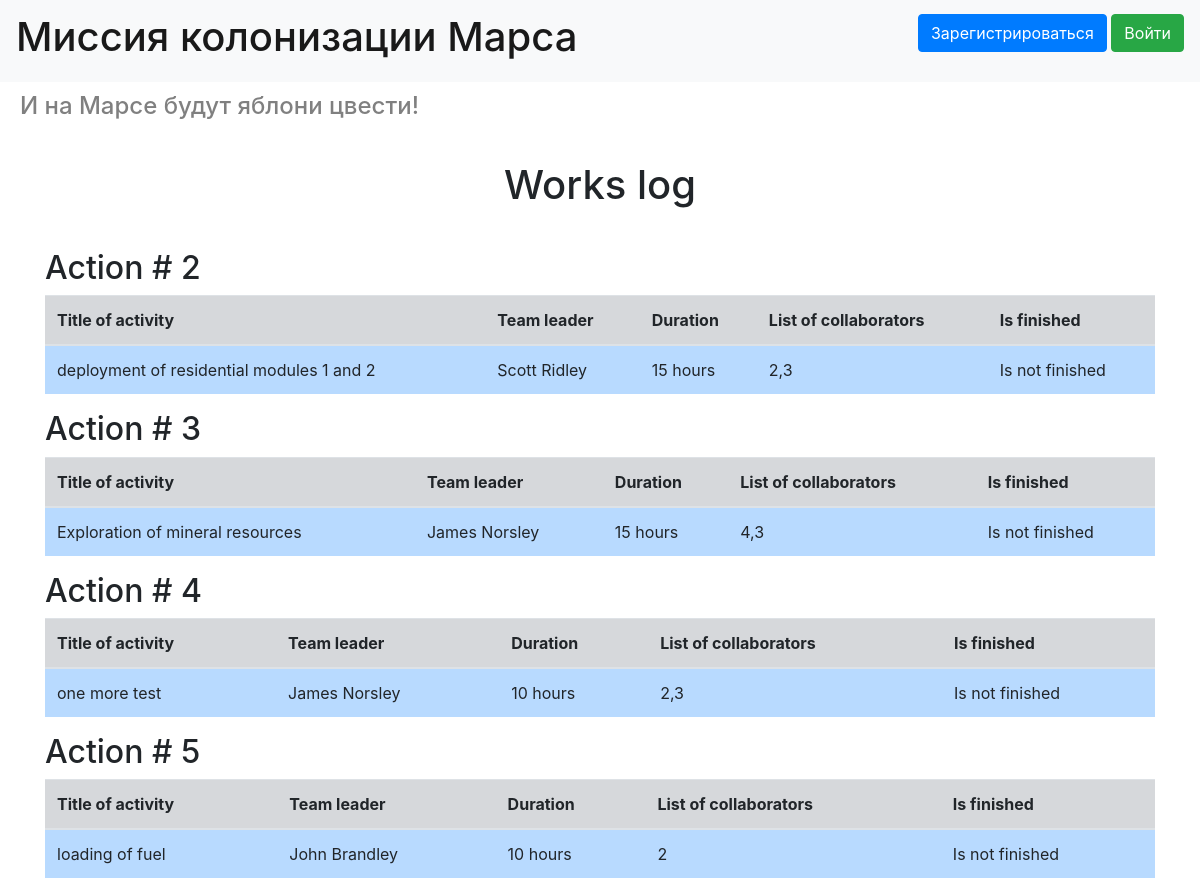
The page / on the database its author committed.
### data/jobs.py (models this page shows, shortened)
class Jobs(SqlAlchemyBase):
    __tablename__ = 'jobs'
    id = sqlalchemy.Column(sqlalchemy.Integer, primary_key=True, autoincrement=True)
    team_leader = sqlalchemy.Column(sqlalchemy.Integer, sqlalchemy.ForeignKey('users.id'))
    job = sqlalchemy.Column(sqlalchemy.String, nullable=True)
    work_size = sqlalchemy.Column(sqlalchemy.Integer, nullable=True)
    collaborators = sqlalchemy.Column(sqlalchemy.String, nullable=True)
    start_date = sqlalchemy.Column(sqlalchemy.String, nullable=True)
    end_date = sqlalchemy.Column(sqlalchemy.String, nullable=True)
    is_finished = sqlalchemy.Column(sqlalchemy.Boolean, nullable=True, default=False)
    user = orm.relationship("User")

### data/users.py (models this page shows, shortened)
class User(SqlAlchemyBase, UserMixin):
    __tablename__ = 'users'
    id = sqlalchemy.Column(sqlalchemy.Integer, primary_key=True, autoincrement=True)
    name = sqlalchemy.Column(sqlalchemy.String, nullable=True)
    surname = sqlalchemy.Column(sqlalchemy.String, nullable=True)
    age = sqlalchemy.Column(sqlalchemy.Integer, nullable=True)
    position = sqlalchemy.Column(sqlalchemy.String, nullable=True)
    speciality = sqlalchemy.Column(sqlalchemy.String, nullable=True)
    address = sqlalchemy.Column(sqlalchemy.String, nullable=True)
    email = sqlalchemy.Column(sqlalchemy.String, index=True, unique=True, nullable=False)
    hashed_password = sqlalchemy.Column(sqlalchemy.String, nullable=True)
    created_date = sqlalchemy.Column(sqlalchemy.DateTime, default=datetime.datetime.now)
    jobs = orm.relationship("Jobs", back_populates='user')
    departments = orm.relationship('Department', back_populates='user')

### main.py (the view)
@app.route('/')
def users():
    db_sess = db_session.create_session()
    return render_template('index.html', jobs=db_sess.query(Jobs), colonists=db_sess.query(User))

### data/db_session.py (called while the page is built)
def create_session() -> Session:
    global __factory
    return __factory()

### templates/index.html
{% extends "base.html" %}
{% block content %}
<h1 style="text-align: center; margin: 40px">Works log</h1>
{% for job in jobs %}
<h2>Action # {{job.id}}</h2>
<table class="table">
    <thead>
    <tr>
        <th class="table-secondary">Title of activity</th>
        <th class="table-secondary">Team leader</th>
        <th class="table-secondary">Duration</th>
        <th class="table-secondary">List of collaborators</th>
        <th class="table-secondary">Is finished</th>
    </tr>
    </thead>
    <tbody>
    <tr>
        <td class="table-primary">{{job.job}}</td>
        {% for colonist in colonists %}
        {% if colonist.id == job.team_leader%}
        <td class="table-primary">{{colonist.surname}} {{colonist.name}}</td>
        {% endif%}
        {% endfor %}
        <td class="table-primary">{{job.work_size}} hours</td>
        <td class="table-primary">{{job.collaborators}}</td>
        {% if job.is_finished == False%}
        <td class="table-primary">Is not finished</td>
        {% else %}
        <td class="table-primary">Is finished</td>
        {% endif %}
    </tr>
    </tbody>
</table>
{% endfor %}
{% endblock %}

### templates/base.html (shortened to what this page needs)
<!doctype html>
<html lang="en">
<head>
    <link rel="stylesheet"
          href="https://stackpath.bootstrapcdn.com/bootstrap/4.4.1/css/bootstrap.min.css"
>
</head>
<body>
<header>
    <nav class="navbar navbar-light bg-light">
        <a class="navbar-brand" href="#"><h1>Миссия колонизации Марса</h1></a>
        {% if current_user.is_authenticated %}
        <a class="navbar-brand" href="/logout">{{ current_user.name }}</a>
        {% else %}
        <p>
            <a class="btn btn-primary " href="/register">Зарегистрироваться</a>
            <a class="btn btn-success" href="/login">Войти</a>
        </p>
        {% endif %}
    </nav>
    <div>
        <h4 style="color: gray; margin: 10px 10px 10px 20px;">И на Марсе будут яблони цвести!</h4>
    </div>
</header>
<main role="main" class="container">
    {% block content %}{% endblock %}
</main>
</body>
</html>

### rows shown on the page
Jobs: id "2", job "deployment of residential modules 1 and 2", work_size "15", collaborators "2,3", is_finished "Is not finished"
User: surname "Scott", name "Ridley"
Jobs: id "3", job "Exploration of mineral resources", work_size "15", collaborators "4,3", is_finished "Is not finished"
User: surname "James", name "Norsley"
Jobs: id "4", job "one more test", work_size "10", collaborators "2,3", is_finished "Is not finished"
Jobs: id "5", job "loading of fuel", work_size "10", collaborators "2", is_finished "Is not finished"
User: surname "John", name "Brandley"
